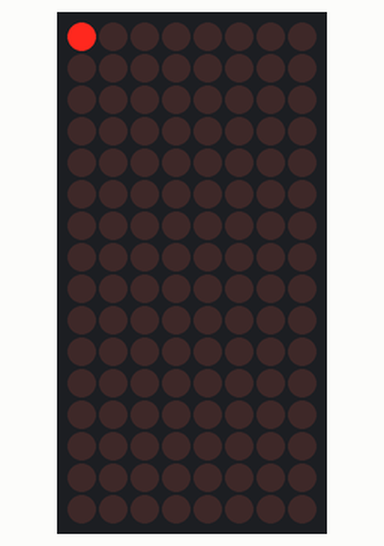
This sketch was run on a simulated Arduino Uno, built with avr-gcc and run on an emulated ATmega328P. Parts: 8×16 LED matrix. What the sketch prints to the serial monitor is not drawn.

Above: at 0.15 s.
At 0.76 s:
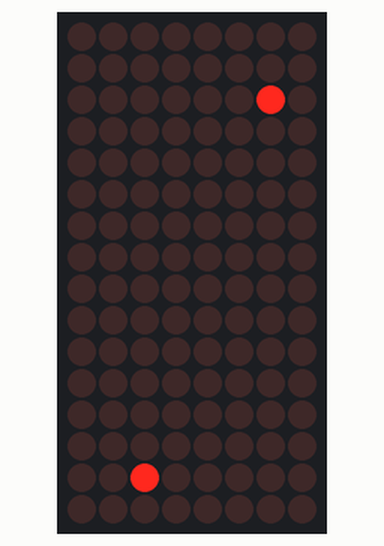
At 1.68 s:
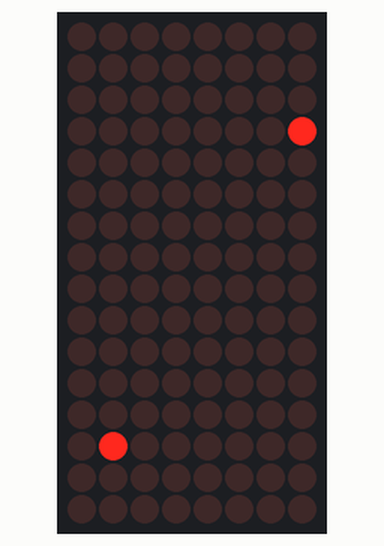
At 2.59 s:
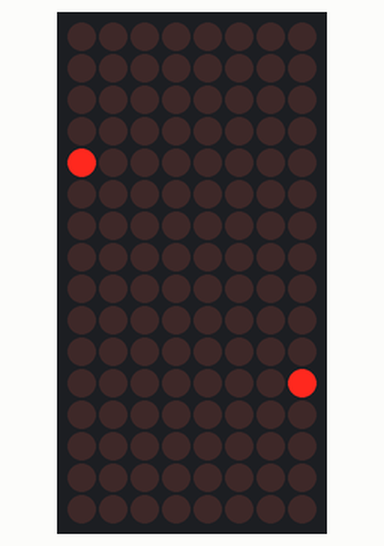
At 3.33 s:
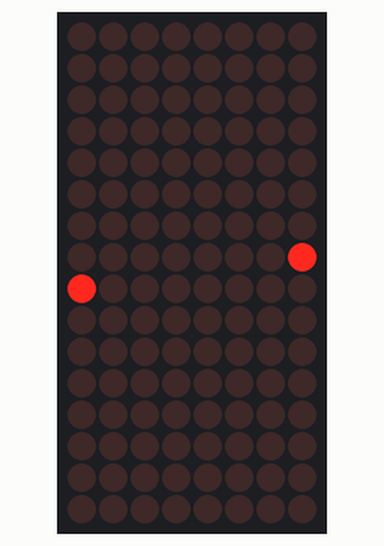
At 5.9 s:
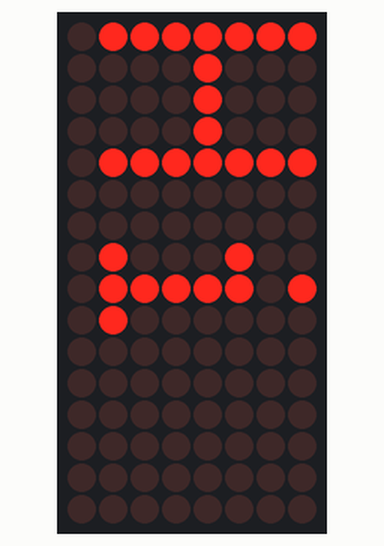

The sketch:

Matrix.ino
```cpp
#include <Wire.h>
#include <Adafruit_GFX.h>
#include "Adafruit_LEDBackpack.h"

#ifndef _BV
  #define _BV(bit) (1<<(bit))
#endif


Adafruit_8x16matrix matrix = Adafruit_8x16matrix();

uint8_t counter = 0;

static const uint8_t PROGMEM frown_bmp_p[] =
{ B01000010,
  B10100101,
  B01100110,
  B00100100,
  B00100100,
  B00111100,
  B00100100,
  B00011000,
  // Second
  B00011000,
  B00100100,
  B00111100,
  B00100100,
  B00100100,
  B01100110,
  B10100101,
  B01000010};

static const uint8_t PROGMEM frown_bmp[] =
{ B00000000,
  B00000000,
  B01110000,
  B00011000,
  B01111101,
  B10110110,
  B10111100,
  B00111100,
  B00111100,
  B10111100,
  B10110110,
  B01111101,
  B00011000,
  B01110000,
  B00000000,
  B00000000};

void setup() {
  Serial.begin(9600);
  Serial.println("HT16K33 test");

  matrix.begin(0x70);  // pass in the address
}

void loop() {
  // paint one LED per row. The HT16K33 internal memory looks like
  // a 8x16 bit matrix (8 rows, 16 columns)
  for (uint8_t i=0; i<8; i++) {
    for (uint8_t j=0; j<16; j++) {
      // draw a diagonal row of pixels
      matrix.clear();
      matrix.drawPixel(i, j, LED_ON);
      matrix.drawPixel((8 - i), (16 - j), LED_ON);
      matrix.writeDisplay();
      delay(10);
    }
  }
  for (uint8_t i=0; i<16; i++) {
    for (uint8_t j=0; j<8; j++) {
      // draw a diagonal row of pixels
      matrix.clear();
      matrix.drawPixel(j, i, LED_ON);
      matrix.drawPixel((7 - j), (15 - i), LED_ON);
      matrix.writeDisplay();
      delay(20);
    }
  }
  matrix.clear();
  matrix.writeDisplay();
  delay(100);

  for (uint8_t i=0; i<10; i++) {
    matrix.drawBitmap(0,0, frown_bmp, 8,16, HT16K33_BLINK_CMD);
    matrix.writeDisplay();
    delay(50);
    matrix.clear();
    matrix.writeDisplay();
    delay(50);
  }

  matrix.setRotation(1);
  matrix.setCursor(0, 0);
  matrix.print("Hi");
  matrix.writeDisplay();
  delay(1000);
  matrix.setRotation(0);
  matrix.clear();


}
```

Measured:
- by itself, everything shown: repeats every 6.9 s, in 38 steps
- what the display in image 5 shows lasts 1.0 s, from 5.9 s to 6.9 s
